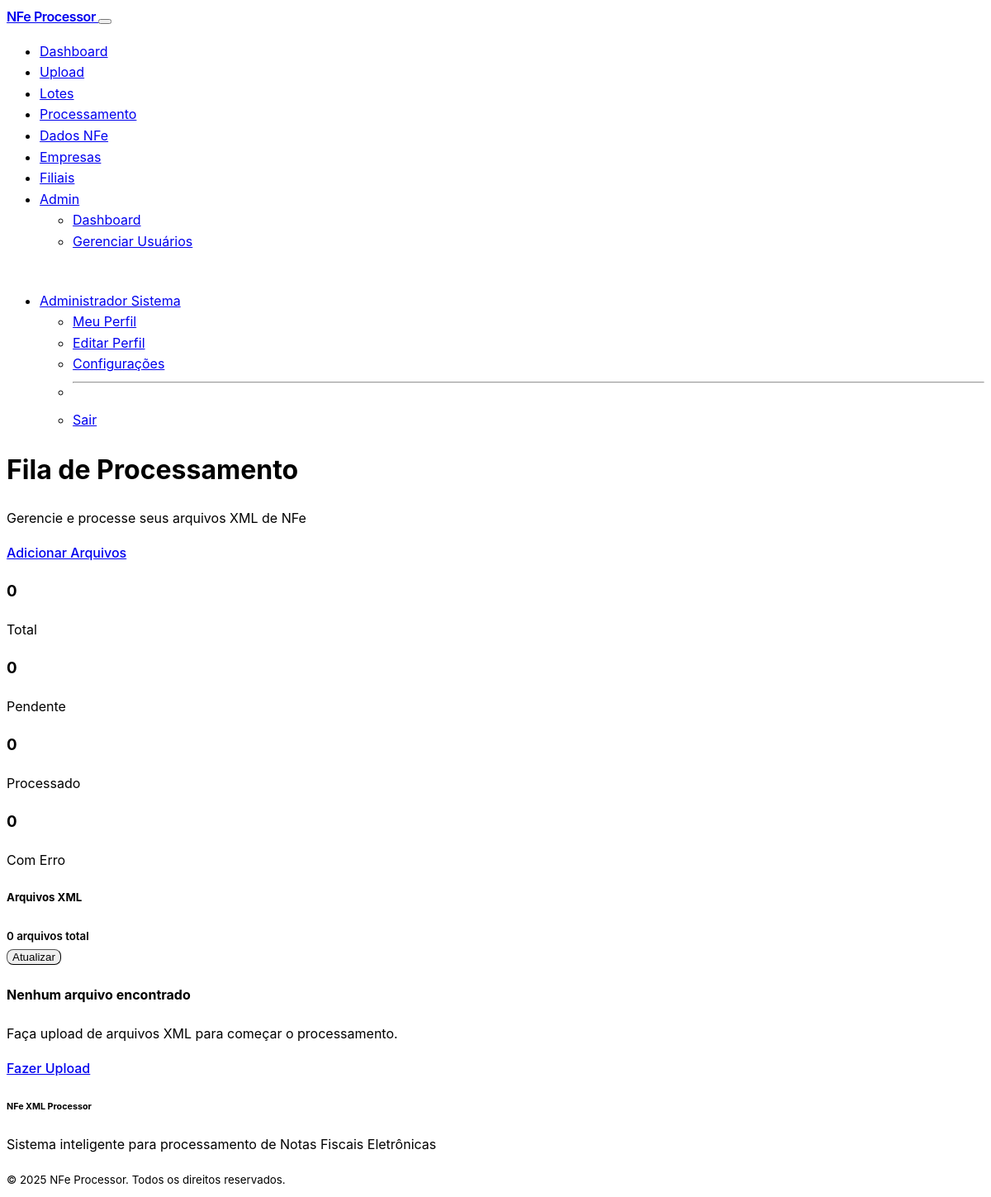
The page /processing (signed in) on the database as committed earlier.
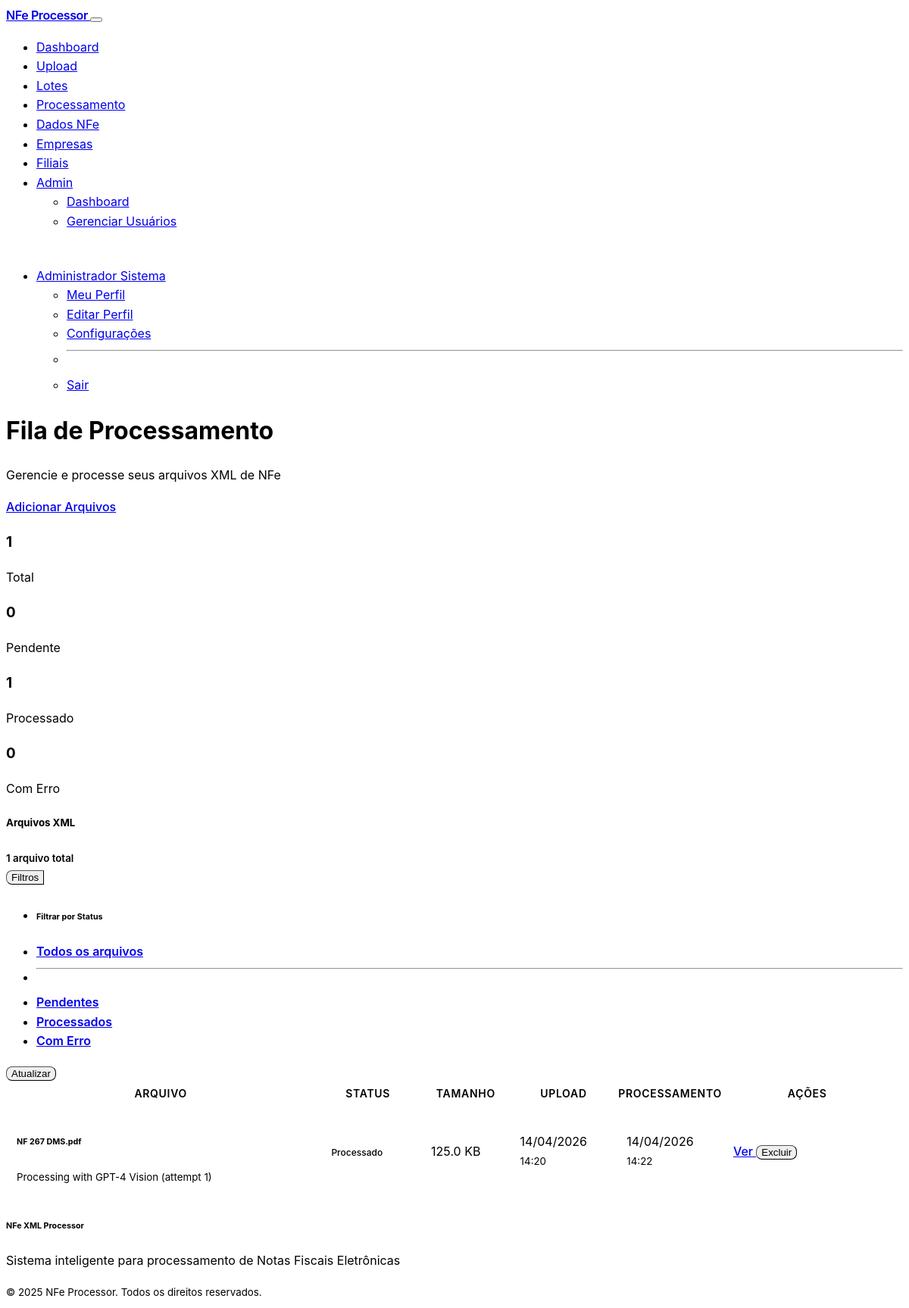
The same page on the database as committed later.
### models.py (models this page shows)
class UploadedFile(db.Model):
    __tablename__ = 'uploaded_files'
    id = db.Column(db.Integer, primary_key=True)
    user_id = db.Column(db.String, db.ForeignKey('users.id'), nullable=False)
    filename = db.Column(db.String(255), nullable=False)
    original_filename = db.Column(db.String(255), nullable=False)
    file_path = db.Column(db.String(500), nullable=False)
    file_size = db.Column(db.Integer, nullable=False)
    file_type = db.Column(db.String(10), nullable=False, default='xml')  # 'xml' or 'pdf'
    status = db.Column(db.Enum(ProcessingStatus), default=ProcessingStatus.PENDING)
    error_message = db.Column(db.Text, nullable=True)
    processing_started_at = db.Column(db.DateTime, nullable=True)
    processing_completed_at = db.Column(db.DateTime, nullable=True)
    batch_id = db.Column(db.Integer, db.ForeignKey('batches.id'), nullable=True)  # Link to batch
    created_at = db.Column(db.DateTime, default=datetime.now)
    updated_at = db.Column(db.DateTime, default=datetime.now, onupdate=datetime.now)

### routes.py (the view)
@app.route('/processing')
@login_required_hybrid
def processing_queue():
    files = UploadedFile.query.filter_by(user_id=current_user.id)\
        .order_by(UploadedFile.status.asc(), UploadedFile.created_at.asc())\
        .all()
    return render_template('processing.html', files=files)

### models.py (called while the page is built)
    @property
    def full_name(self):
        if self.first_name and self.last_name:
            return f"{self.first_name} {self.last_name}"
        elif self.first_name:
            return self.first_name
        elif self.email:
            return self.email.split('@')[0]
        return f"User {self.id[:8]}"

    @property
    def is_admin(self):
        return self.role == UserRole.ADMIN

### replit_auth.py (called while the page is built)
@login_manager.user_loader
def load_user(user_id):
    return User.query.get(user_id)

### routes.py (called while the page is built)
@app.before_request
def make_session_permanent():
    global _database_initialized
    if not _database_initialized:
        init_database()
        _database_initialized = True
    session.permanent = True

def login_required_hybrid(f):
    @wraps(f)
    def decorated_function(*args, **kwargs):
        if not current_user.is_authenticated:
            return redirect(url_for('login'))
        return f(*args, **kwargs)
    return decorated_function

### templates/processing.html (shortened to what the changed rows need)
{% extends "base.html" %}
{% block content %}
<div class="container">
    <div class="row mb-4">
        <div class="col">
            <div class="d-flex align-items-center justify-content-between">
                <div>
                    <h1 class="h2 mb-1">
                        Fila de Processamento
                    </h1>
                </div>
                    {% set pending_count = files|selectattr('status.value', 'equalto', 'pending')|list|length %}
            </div>
        </div>
    </div>
    {% set completed_count = files|selectattr('status.value', 'equalto', 'completed')|list|length %}
    {% set error_count = files|selectattr('status.value', 'equalto', 'error')|list|length %}
    {% set processing_count = files|selectattr('status.value', 'equalto', 'processing')|list|length %}
    {% set total_count = files|length %}
    <div class="row g-3 mb-4">
        <div class="col-md-3">
            <div class="card border-0 h-100">
                <div class="card-body text-center">
                    <div class="d-flex align-items-center justify-content-center mb-2">
                        <div class="text-start">
                            <h3 class="mb-0 text-primary">{{ total_count }}</h3>
                            <p class="text-muted mb-0">Total</p>
                        </div>
                    </div>
                </div>
            </div>
        </div>
        <div class="col-md-3">
            <div class="card border-0 h-100">
                <div class="card-body text-center">
                    <div class="d-flex align-items-center justify-content-center mb-2">
                        <div class="text-start">
                            <h3 class="mb-0 text-success">{{ completed_count }}</h3>
                            <p class="text-muted mb-0">Processado</p>
                        </div>
                    </div>
                </div>
            </div>
        </div>
    </div>
    <div class="row">
        <div class="col">
            <div class="card border-0 shadow-sm bg-transparent">
                <div class="card-header bg-transparent border-bottom border-secondary">
                    <div class="d-flex align-items-center justify-content-between">
                        <div>
                            <h5 class="mb-0">
                                Arquivos XML
                            </h5>
                            <small class="text-muted">{{ files|length }} arquivo{{ 's' if files|length != 1 else '' }} total</small>
                        </div>
                        <div class="btn-toolbar" role="toolbar">
                            {% if files %}
                            <div class="btn-group me-2" role="group">
                                <div class="dropdown">
                                    <button class="btn btn-outline-primary btn-sm dropdown-toggle rounded-pill px-3"
                                            type="button" data-bs-toggle="dropdown" aria-expanded="false">
                                        Filtros
                                    </button>
                                    <ul class="dropdown-menu shadow-sm border-0">
                                        <li><h6 class="dropdown-header">Filtrar por Status</h6></li>
                                        <li><a class="dropdown-item filter-option d-flex align-items-center" href="#" data-filter="all">
                                            Todos os arquivos
                                        </a></li>
                                        <li><hr class="dropdown-divider"></li>
                                        <li><a class="dropdown-item filter-option d-flex align-items-center" href="#" data-filter="pending">
                                            Pendentes
                                        </a></li>
                                        <li><a class="dropdown-item filter-option d-flex align-items-center" href="#" data-filter="completed">
                                            Processados
                                        </a></li>
                                        <li><a class="dropdown-item filter-option d-flex align-items-center" href="#" data-filter="error">
                                            Com Erro
                                        </a></li>
                                    </ul>
                                </div>
                            </div>
                            {% endif %}
                        </div>
                    </div>
                </div>
                <div class="card-body p-0 bg-transparent">
                    {% if files %}
                    <div class="table-responsive">
                        <table class="table table-hover mb-0 align-middle" id="filesTable">
                            <thead class="table-dark">
                                <tr>
                                    <th class="border-0 ps-4 text-white fw-semibold" style="width: 35%;">ARQUIVO</th>
                                    <th class="border-0 text-center text-white fw-semibold" style="width: 12%;">STATUS</th>
                                    <th class="border-0 text-center text-white fw-semibold" style="width: 10%;">TAMANHO</th>
                                    <th class="border-0 text-center text-white fw-semibold" style="width: 12%;">UPLOAD</th>
                                    <th class="border-0 text-center text-white fw-semibold" style="width: 12%;">PROCESSAMENTO</th>
                                    <th class="border-0 text-center text-white fw-semibold" style="width: 19%;">AÇÕES</th>
                                </tr>
                            </thead>
                            <tbody>
                                {% for file in files %}
                                <tr id="file-row-{{ file.id }}" class="file-row" data-status="{{ file.status.value }}">
                                    <td class="ps-4">
                                        <div class="d-flex align-items-center">
                                            <div>
                                                <h6 class="mb-0">{{ file.original_filename }}</h6>
                                                {% if file.error_message %}
                                                <small class="text-danger">
                                                    {{ file.error_message }}
                                                </small>
                                                {% else %}
                                                <small class="text-muted">ID: {{ file.id }}</small>
                                                {% endif %}
                                            </div>
                                        </div>
                                    </td>
                                    <td class="text-center">
                                        <span class="status-badge" data-status="{{ file.status.value }}">
                                            {% if file.status.value == 'completed' %}
                                                <span class="badge bg-success-subtle text-success border border-success-subtle rounded-pill px-3">
                                                    Processado
                                                </span>
                                            {% elif file.status.value == 'processing' %}
                                                <span class="badge bg-warning-subtle text-warning border border-warning-subtle rounded-pill px-3">
                                                    <i class="feather-clock me-1"></i>Processando
                                                </span>
                                            {% elif file.status.value == 'pending' %}
                                                <span class="badge bg-secondary-subtle text-secondary border border-secondary-subtle rounded-pill px-3">
                                                    <i class="feather-clock me-1"></i>Pendente
                                                </span>
                                            {% else %}
                                                <span class="badge bg-danger-subtle text-danger border border-danger-subtle rounded-pill px-3">
                                                    <i class="feather-x-circle me-1"></i>Erro
                                                </span>
                                            {% endif %}
                                        </span>
                                    </td>
                                    <td class="text-center">
                                        <div class="d-flex justify-content-center align-items-center">
                                            <span class="fw-medium">{{ "%.1f"|format(file.file_size / 1024) }} KB</span>
                                        </div>
                                    </td>
                                    <td class="text-center">
                                        <div>
                                            <span class="fw-medium">{{ file.created_at.strftime('%d/%m/%Y') }}</span>
                                            <br><small class="text-muted">{{ file.created_at.strftime('%H:%M') }}</small>
                                        </div>
                                    </td>
                                    <td class="text-center">
                                        {% if file.processing_completed_at %}
                                            <div>
                                                <span class="fw-medium text-success">{{ file.processing_completed_at.strftime('%d/%m/%Y') }}</span>
                                                <br><small class="text-muted">{{ file.processing_completed_at.strftime('%H:%M') }}</small>
                                            </div>
                                        {% elif file.processing_started_at %}
                                            <div>
                                                <span class="fw-medium text-warning">Processando</span>
                                                <br><small class="text-muted">{{ file.processing_started_at.strftime('%H:%M') }}</small>
                                            </div>
                                        {% else %}
                                            <span class="text-muted">-</span>
                                        {% endif %}
                                    </td>
                                    <td class="text-center">
                                        <div class="d-flex justify-content-center gap-1">
                                            {% if file.status.value == 'completed' %}
                                                {% set nfe_record = file.nfe_records|first if file.nfe_records else none %}
                                                {% if nfe_record %}
                                                <a href="{{ url_for('view_record', record_id=nfe_record.id) }}"
                                                   class="btn btn-sm btn-outline-primary rounded-pill px-3"
                                                   title="Visualizar dados"
                                                   data-bs-toggle="tooltip">
                                                    Ver
                                                </a>
                                                {% else %}
                                                <button class="btn btn-sm btn-outline-secondary rounded-pill px-3" disabled>
                                                    <i class="feather-eye-off me-1"></i>N/A
                                                </button>
                                                {% endif %}
                                            {% else %}
                                                <button class="btn btn-sm btn-outline-secondary rounded-pill px-3" disabled>
                                                    <i class="feather-eye-off me-1"></i>N/A
                                                </button>
                                            {% endif %}
                                            <button class="btn btn-sm btn-outline-danger rounded-pill px-3 delete-file-btn"
                                                    title="Excluir arquivo"
                                                    data-bs-toggle="tooltip"
                                                    data-file-id="{{ file.id }}"
                                                    data-file-name="{{ file.original_filename }}">
                                                Excluir
                                            </button>
                                        </div>
                                    </td>
                                </tr>
                                {% endfor %}
                            </tbody>
                        </table>
                    </div>
                    {% else %}
                    <div class="text-center py-5">
                        <h4>Nenhum arquivo encontrado</h4>
                        <p class="text-muted mb-3">Faça upload de arquivos XML para começar o processamento.</p>
                        <a href="{{ url_for('upload_page') }}" class="btn btn-primary">
                            Fazer Upload
                        </a>
                    </div>
                    {% endif %}
                </div>
            </div>
        </div>
    </div>
</div>
{% endblock %}

Rows that differ between the two databases and show on the page:
added UploadedFile: original_filename "NF 267 DMS.pdf", error_message "Processing with GPT-4 Vision (attempt 1)", status "Processado", file.file_size/1024 "125.0", created_at "14/04/2026", created_at "14:20", processing_completed_at "14/04/2026", processing_completed_at "14:22"
Other text that changed with them:
{{ total_count }}: "0" → "1"
{{ completed_count }}: "0" → "1"
{{ files|length }}: "0" → "1"
{{ 's' if files|length != 1 else '' }}: "s" → (not shown)
text no longer shown: "Nenhum arquivo encontrado Faça upload de arquivos XML para começar o processamento. Fazer Upload"
text now shown: "Filtros Filtrar por Status Todos os arquivos Pendentes Processados Com Erro ARQUIVO STATUS TAMANHO UPLOAD PROCESSAMENTO AÇÕES"
